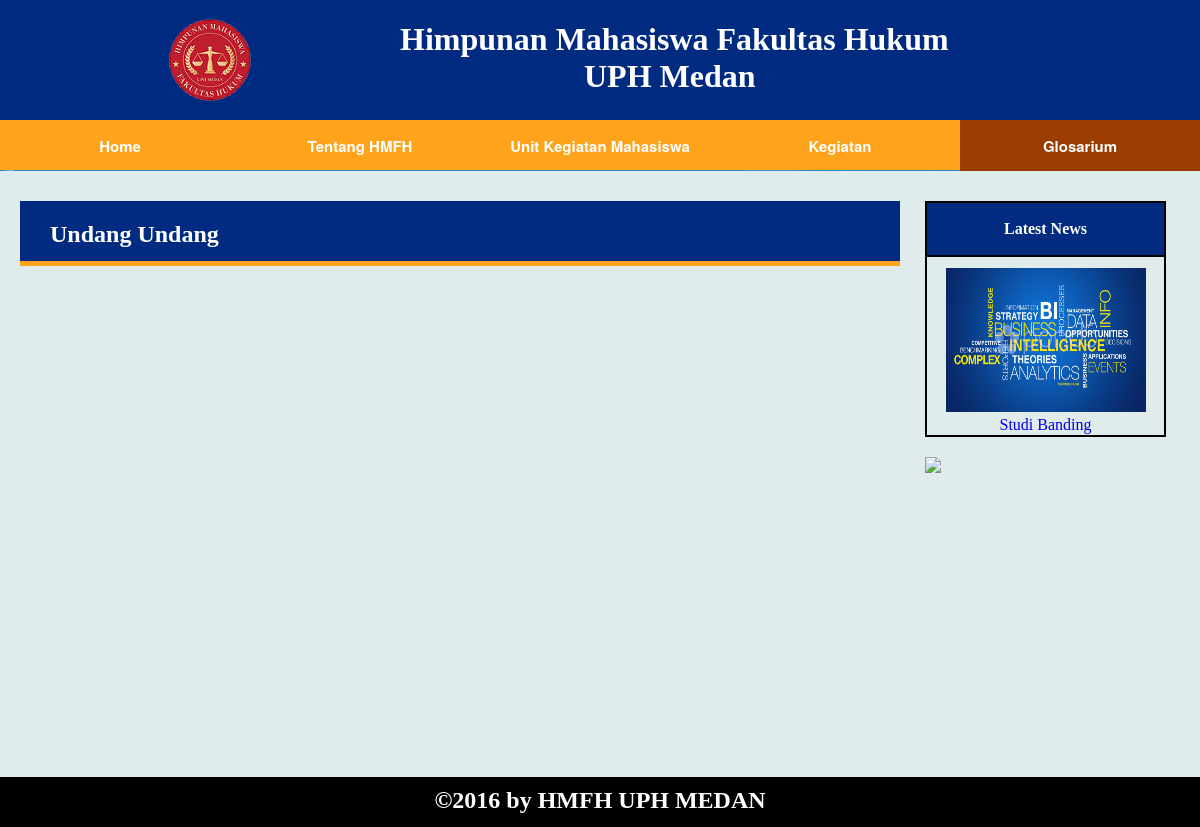
/glosarium.php, run on the app's committed database.
### tables this page shows
CREATE TABLE `news` (
  `id` int(11) NOT NULL AUTO_INCREMENT,
  `title` varchar(200) NOT NULL,
  `date` date NOT NULL,
  `content` varchar(3000) NOT NULL,
  `image` varchar(5000) NOT NULL,
  PRIMARY KEY (`id`)
);

### glosarium.php (the view, shortened to what this page needs)
<!DOCTYPE html>
<html>
<head>
</head>
<body>
<div class="wrapper">
	<div class="row">
		<div class="body">
			<div class="row">
				<div class="row">
					<div class="header">
						<div class="logo">
						<img src="img/logo.png">
						</div>
						<div class="name">
							<h1>Himpunan Mahasiswa Fakultas Hukum<br>&nbsp&nbsp&nbsp&nbsp&nbsp&nbsp&nbsp
								&nbsp&nbsp&nbsp&nbsp&nbsp&nbsp&nbsp&nbsp&nbsp&nbsp&nbsp&nbsp&nbsp&nbsp&nbspUPH Medan</h1>
						</div>
					</div>
				</div>
				<div class="row">
					<div class="menu">
						<ul>
						  <li><a href="hmj.php">Home</a></li>
						  <li><a href="tentang.php">Tentang HMFH</a></li>
						  <li><a href="UKM.php">Unit Kegiatan Mahasiswa</a></li>
						  <li><a href="Kegiatan.php">Kegiatan</a></li>
						  <li  class="current-menu-item"><a href="glosarium.php">Glosarium</a></li>
						</ul>
			</div>
				</div>
				<div class="row">
					<div class="body2">
							<div class="left">
								<div class="head">
								<h2>Undang Undang</h2>
								</div>
							</div>
							<div class="right">
								<table>
									<tr>
									<th>Latest News</th>
									</tr>
									<?php
									$conn = konek_db();
									$query = $conn->prepare("select * from `website`.`news` ORDER BY date DESC LIMIT 2");
									$result= $query->execute();
									$rows = $query->get_result();
									while($row = $rows->fetch_array()){
									if($row['image'] == null || $row['image'] == "")
										$url_image = "img/none.png";
									else
										$url_image = "img/".$row['image'];
									echo "<tr>";
									echo "<td><a href=\"news.html\"><img src=\"$url_image\" style=\"margin-top:10px\" width=\"200\" height=\"144\"><br>".
									$row['title']."</a></td>";
									echo"</tr>";
									}
									?>
								</table>
								<div class="advertise">
									<img src="img/ad.jpg">
								</div>
							</div>
							<div class="row">
								<div class="footer">
								<h2>&copy2016 by HMFH UPH MEDAN</h2>
								</div>
						</div>
					</div>
				</div>
				</div>
			</div>
		</div>
	</div>
</body>
</html>

### glosarium.php (style rules this page uses)
body { margin: 0px; padding: 0px; background: url("img/index.jpg") no-repeat; background-size: cover; background-attachment: fixed; }
.wrapper { width: 100%; max-height: 6000px; }
.wrapper:before, .wrapper:after, .row:before, .row:after { content: ""; display: table; }
.row:after { clear: both; }
.row { clear: both; }
.body { width: 1200px; max-height: 5600px; margin: auto; }
.header { width: 1200px; height: 120px; background-color: #002b80; }
.logo { width: 300px; height: 120px; float: left; }
.logo img { margin-left: 150px; }
.name { width: 800px; height: 120px; color:white; float: right; }
.name h1 { text-align: left; }
.menu { width: 1200px; height: 50px; background-color:#ffa31a; margin-top: 0px; border-bottom: none; }
.body2 { background-color: #e0ebeb; width: 1200px; max-height: 5000px; margin-top: -1px; }
.left { width: 900px; max-height: 3000px; float: left; }
.right { width: 300px; max-height: 1200px; float: left; background-color: #e0ebeb; margin-top: 20px; }
.right table { margin: 10px 0 20px 25px; }
.right table,th,td { border:2px solid black; border-collapse: collapse; text-align: center; }
.right td a { text-decoration: none; list-style: none; }
.right th,td { width: 235px; height: 50px; max-height: 300px; }
th { background: #002b80; color:white; }
.advertise { width: 300px; height: 300px; }
.advertise img { margin-left: 25px; }
.footer { width: 1200px; height: 50px; background-color:black; color:white; margin:auto; text-align: center; }
.footer h2 { padding-top:10px; }
.menu ul { list-style:none; position:relative; float:left; margin:0; padding:0; z-index : 999; }
.menu ul li { width: 240px; text-decoration: none; display: inline-block; list-style:none; text-align: center; }
.menu ul li a { color:white; text-decoration: none; padding-top: 10px; padding-bottom: 9px; font-size: 15px; }
.menu ul a { display:block; color:#333; text-decoration:none; font-weight:700; font-size:12px; line-height:32px; font-family:"HelveticaNeue","Helvetica Neue",Helvetica,Arial,sans-serif; }
.menu ul li { position:relative; float:left; z-index : 999; margin:0; padding:0; left: 0px; bottom:0px; }
.menu ul li.current-menu-item { background:#993d00; }
.head { width: 880px; height: 60px; border-bottom: 5px solid #ffa31a; margin-top: 30px; margin-left: 20px; background-color: #002b80; }
.head h2 { color:white; padding: 20px 0 0 30px; }

### data on the page
news: image (picture), title "Studi Banding"
